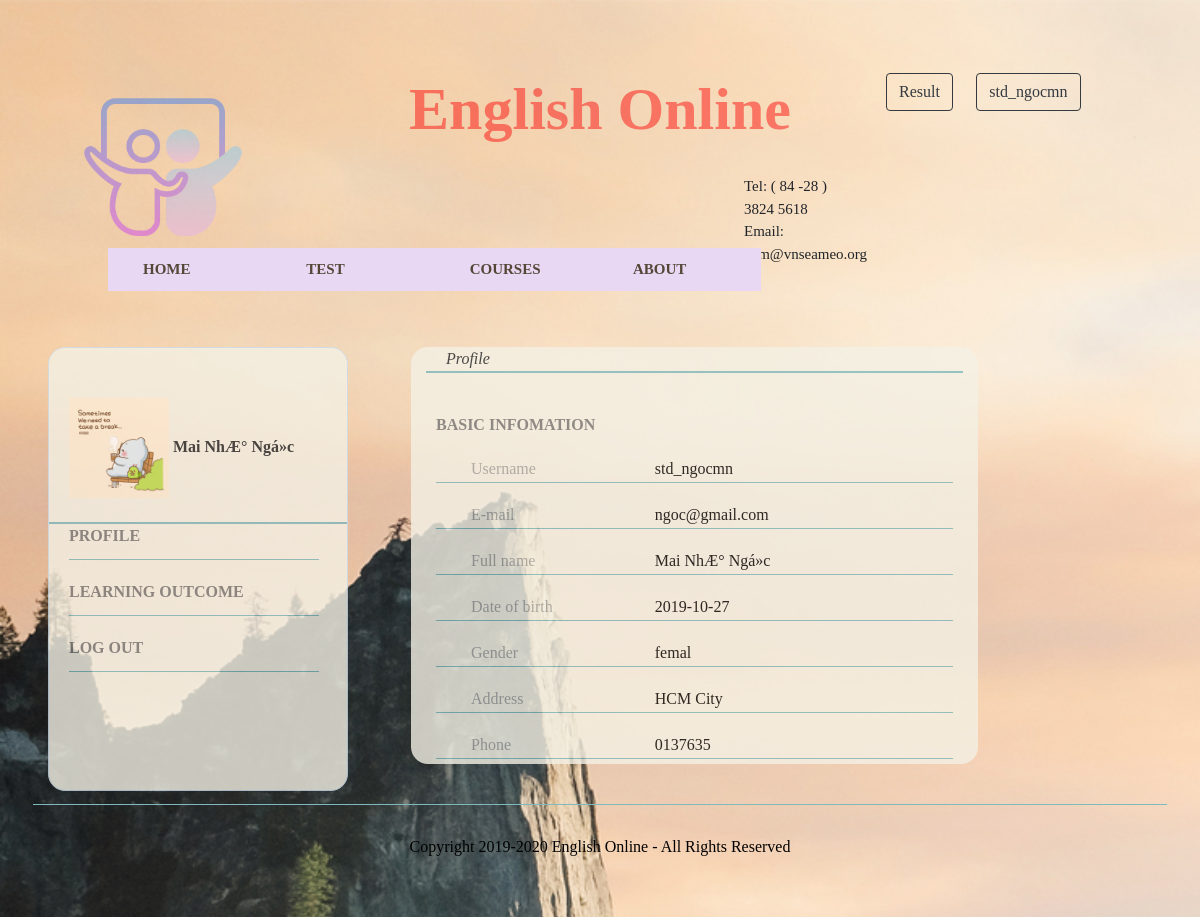
Before: /index.php?click=info&username=std_ngocmn (signed in) with the older database file.
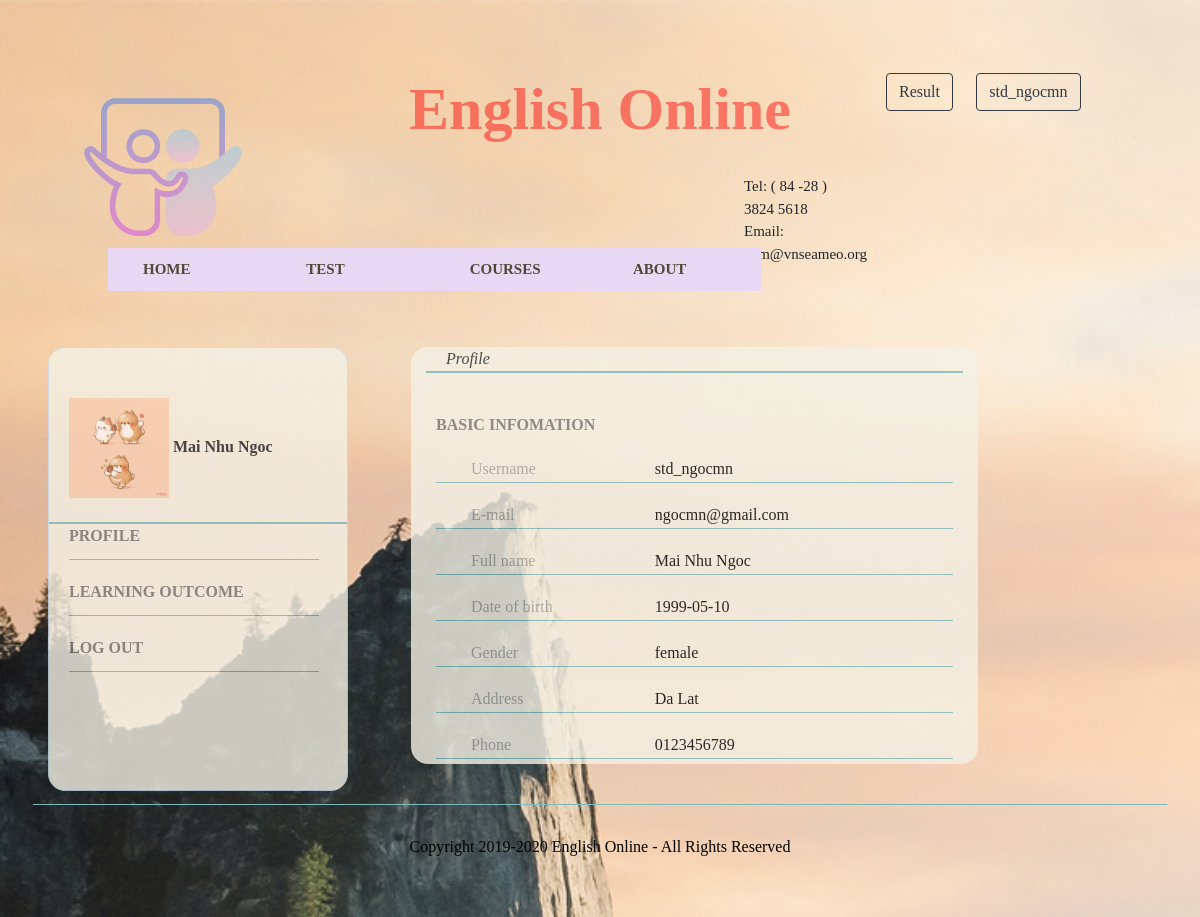
After: the same page with the newer database file.
### tables this page shows
CREATE TABLE `account` (
  `username` char(20) NOT NULL,
  `PASS` varchar(20) DEFAULT NULL,
  `role_id` char(20) DEFAULT NULL,
  `create_date` datetime DEFAULT NULL,
  `AVATAR` varchar(100) DEFAULT NULL
);

CREATE TABLE `student` (
  `USERNAME` char(20) NOT NULL,
  `FULLNAME` varchar(50) NOT NULL,
  `DOB` date DEFAULT NULL,
  `SEX` varchar(10) DEFAULT NULL,
  `EMAIL` varchar(50) DEFAULT NULL,
  `ADDRESS` varchar(150) DEFAULT NULL,
  `PHONE` char(12) DEFAULT NULL
);

### site/user-right/user-info.php (the view, shortened to what this page needs)
<?php
	$username = $_SESSION['login'];
	$sql = "SELECT * FROM `account` WHERE username = '$username'";
	$result = $conn->query($sql);
	$row = $result->fetch_assoc();
	if ($row['role_id'] == 'student') {
		$sql2 = "SELECT * FROM `student` WHERE username = '$username'";
	}
	else
	{
		$sql2 = "SELECT * FROM `teacher` WHERE username = '$username'";
	}
	 $result2 = $conn->query($sql2);
     $row2 = $result2->fetch_assoc();
?>
    <link rel="stylesheet" type="text/css" href="css/user-infom.css">
	<link rel="stylesheet" type="text/css" href="bootstrap/css/bootstrap.min.css">
<div class="container">
	<div class="row">
		<div class="col-md-4"></div>
		<div class="col-md-6 info_">
			<div class="s_tittle"><i>Profile</i></div>
			<div class="ul_basic_info">
				<div class="label_ul"><span class="label_list">Basic Infomation</span></div>
				<ul class="ul_info">
					<li class="li_username row">
						<div class="ul_info_1"><span class="label_info col-md-5">Username</span></div>
						<div class="ul_info_2"><?php echo $row['username']; ?></div>
					</li>
					<li class="li_email row">
						<div class="ul_info_1"><span class="label_info col-md-5">E-mail</span></div>
						<div class="ul_info_2"><?php echo $row2['EMAIL']; ?></div>
					</li>
					<li class="li_Hoten row">
						<div class="ul_info_1"><span class="label_info col-md-5">Full name</span></div>
						<div class="ul_info_2"><?php echo $row2['FULLNAME']; ?></div>
					</li>
					<li class="li_birth row">
						<div class="ul_info_1"><span class="label_info col-md-5">Date of birth</span></div>
						<div class="ul_info_2"><?php echo $row2['DOB']; ?></div>
					</li>
					<li class="li_gender row">
						<div class="ul_info_1"><span class="label_info col-md-5">Gender</span></div>
						<div class="ul_info_2"><?php echo $row2['SEX']; ?></div>
					</li>
					<li class="li_addr row">
						<div class="ul_info_1"><span class="label_info col-md-5">Address</span></div>
						<div class="ul_info_2"><?php echo $row2['ADDRESS']; ?></div>
					</li>
					<li class="li_phone row">
						<div class="ul_info_1"><span class="label_info col-md-5">Phone</span></div>
						<div class="ul_info_2"><?php echo $row2['PHONE']; ?></div>
					</li>
				</ul>
			</div>
		</div>
</div>
</div>

### site/user-left/user-menu.php (shortened to what this page needs)
<?php
$username = $_SESSION['login'];
$sql = "SELECT * FROM `account` WHERE username = '$username'";
$result = $conn->query($sql);
$row = $result->fetch_assoc();
if ($row['role_id'] == 'student') {
	$sql2 = "SELECT * FROM `student` WHERE username = '$username'";
}
else {
	$sql2 = "SELECT * FROM `teacher` WHERE username = '$username'";
}
$result2 = $conn->query($sql2);
$row2 = $result2->fetch_assoc();
?>
<link rel="stylesheet" type="text/css" href="css/user-menu.css">
<link rel="stylesheet" type="text/css" href="bootstrap/css/bootstrap.min.css">
<div class="container">
	<div class="user_sidebar">
		<div class="s_tittle">
			<img src="admin/modules/uploads/<?php echo $row['AVATAR'] ?>" alt="avata" height="100px" width="100px">
			<strong><?php echo $row2['FULLNAME'] ?></strong>
			<br><br>
		</div>
		<ul class="menu_user">
			<li class="info"><a href="./index.php?click=info"><b>Profile</b></a>
			</li>
			<li class="KQ"><a href="./index.php?click=lo&id=<?php echo $row['username'] ?>"><b>Learning Outcome</b></a>
			</li>
			<li class="logout"><a href="./index.php?click=info&ac=logout"><b>Log Out</b></a></li>
		</ul>
	</div>
</div>

Changed rows visible on the page:
changed account "std_ngocmn": AVATAR: a different picture
changed student: FULLNAME "Mai NhÆ° Ngá»c" → "Mai Nhu Ngoc"; EMAIL "ngoc@gmail.com" → "ngocmn@gmail.com"; DOB "2019-10-27" → "1999-05-10"; SEX "femal" → "female"; ADDRESS "HCM City" → "Da Lat"; PHONE "0137635" → "0123456789"
